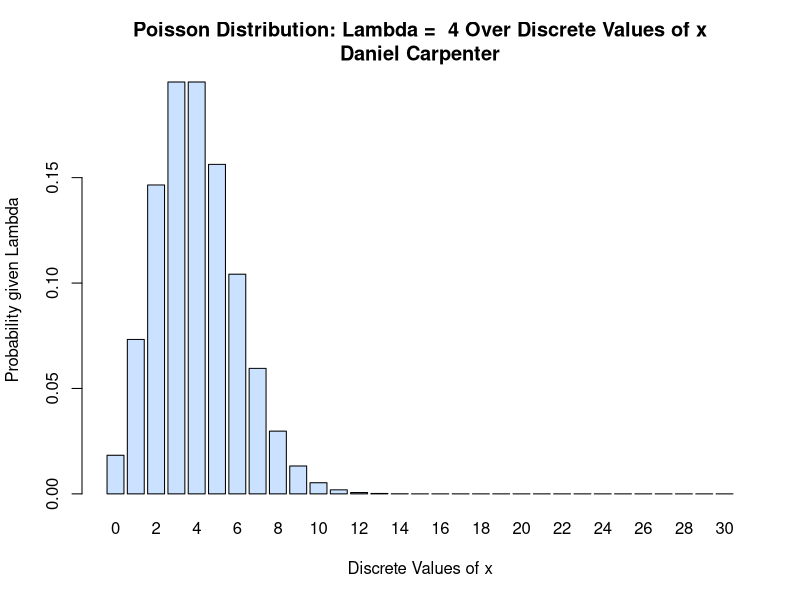
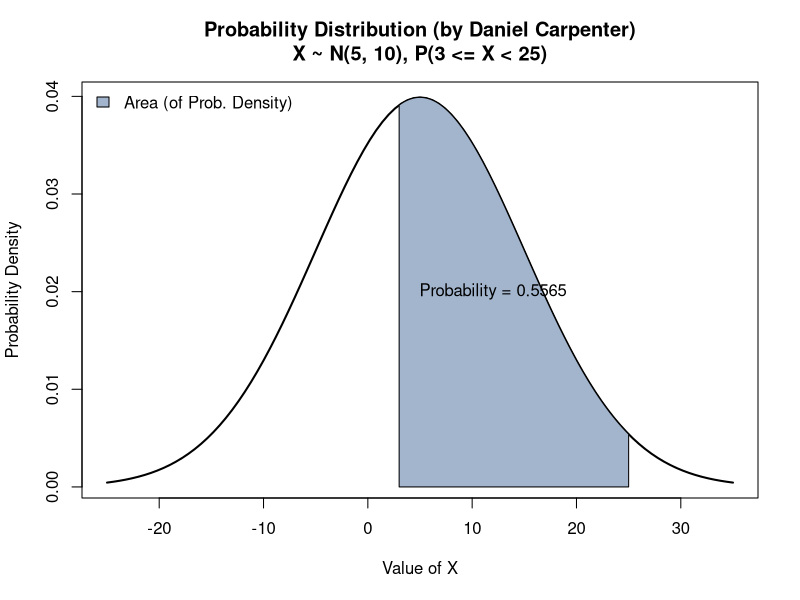
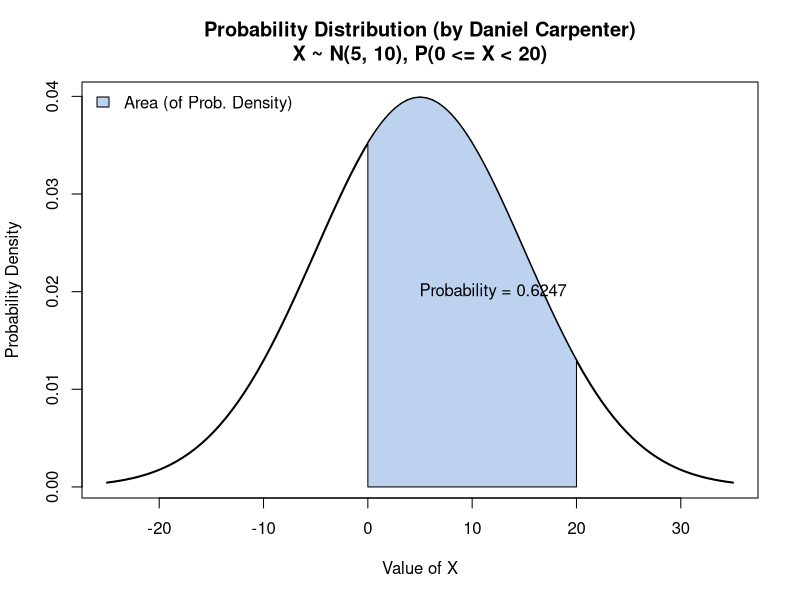
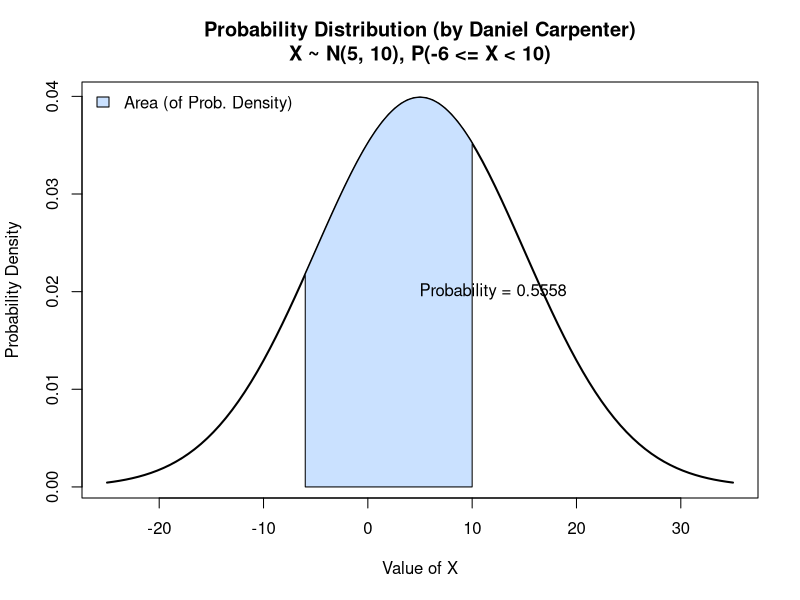

Write R code to recreate these figures, in order.
## ---- chunk 1
x = 8
1-ppois(x-1, lambda = 4) # x - 1 since discrete
## ---- chunk 2
rm(x) # get rid of x just in case of confusion later on
## ---- chunk 3
dpois(2, lambda = 4) # dpois() since exact probability
## ---- chunk 4
# Function to plot the poisson distribution (discrete)
myPoisPlot <- function(x, lambdaValue) {
  theTitle = paste('Poisson Distribution: Lambda = ', lambdaValue, 'Over Discrete Values of x\nDaniel Carpenter')
  
  probx <- dpois(x, lambda = lambdaValue)
  names(probx) <- x
  
  barplot(probx, col = paste0("lightsteelblue", floor(runif(1, min=1, max=4))), 
          main = theTitle, xlab ='Discrete Values of x', ylab ='Probability given Lambda')
}

myPoisPlot(x=0:30, lambdaValue=4)
## ---- chunk 5
mu    = 6
sigma = 10
## ---- chunk 6
pnorm(3, mu, sigma)
## ---- chunk 7
# Inputs for upper and lower bound when calculating the area
upperBound = 8
lowerBound = 5

# Calculate the area in between the two bounds
pnorm(upperBound, mu, sigma) - pnorm(lowerBound, mu, sigma)
## ---- chunk 8
mynorm <- function(lowerBound = NA, upperBound = NA, mu, sigma=10)
{
  # Round to this many decimal places on the plot
  roundTo = 4
  
  # Color of the plot
  color = paste0("lightsteelblue", floor(runif(1, min=1, max=4)))
  
  # Calculate the "xlim" lower and upper bound for the Normal PDF Curve
  curveLowerBound <- mu - 3*sigma
  curveUpperBound <- mu + 3*sigma
  
  # Initialize variables related to output and graph
  title <- ""   # Title of graph
  exactProb = 0 # The exact probability of the questions
  
  # If no provided LOWER AND UPPER Bound (NA as parameter value) then assume none
  if (!(is.na(lowerBound)) & !(is.na(upperBound))) {
    title <- paste0(", P(", lowerBound, " <= X < ",upperBound,")")
    exactProb = pnorm(upperBound, mu, sigma) - pnorm(lowerBound, mu, sigma) # calculate prob 
    
  # If no provided LOWER Bound (NA as parameter value) then assume none
  } else if (is.na(lowerBound)) {
    lowerBound = curveLowerBound
    title <- paste0(", P(X < ",upperBound,")") # Set a dynamic title
    exactProb = pnorm(upperBound, mu, sigma) # calculate prob 
    
  # If no provided UPPER Bound (NA as parameter value) then assume none
  } else if(is.na(upperBound)) {
    upperBound = curveUpperBound
    title <- paste0(", P(X >= ",lowerBound,")")
    exactProb = 1 - pnorm(lowerBound, mu, sigma) # calculate prob 
  }
  
  # Create the line that displays the bell curve (between the CURVE bounds defined above)
  curve(
    
    ## Normally Distributed
    dnorm(x,mu,sigma), 
    
    ## Normally Distributed
    xlim=c(curveLowerBound, curveUpperBound), 
    
    ## Line width
    lwd =2, 
    
    ## Title with descriptive characteristics about function parameters
    main = paste0("Probability Distribution (by Daniel Carpenter)\n",
                  "X ~ N(",mu,", ",sigma,")", title),
    
    ## X and Y labels
    ylab = 'Probability Density',
    xlab = 'Value of X',
  )

  
  # Add the AREA of between the lower and upper bound P(lowerBound<X<=upperBound)
  
    ## X-Axis curve (length does not matter)
    xcurve = seq(lowerBound,upperBound, length=1000)
    
    ## Y-Axis Curve
    ycurve = dnorm(xcurve, mu,sigma)
    
    ## Combine the X and Y curve to form the area (in green)
    polygon(c(lowerBound, xcurve, upperBound), 
            c(0, ycurve, 0), 
            col=color) 
    
    ## Legend
    legend("topleft", legend="Area (of Prob. Density)", 
           fill=color, bty = "n")
  
  # Add the probability as text
    
    ## Calculate the area (probability)
    area = exactProb
    areaRounded = format(round(area, roundTo), nsmall=roundTo)
    
    ## Place this on the above plot
    text(12,0.02,substitute(paste("Probability = ", areaRounded), 
                            list(areaRounded = areaRounded)))
}
## ---- chunk 9
mynorm( 3, 25, 5)
mynorm( 0, 20, 5)
mynorm(-6, 10, 5)
